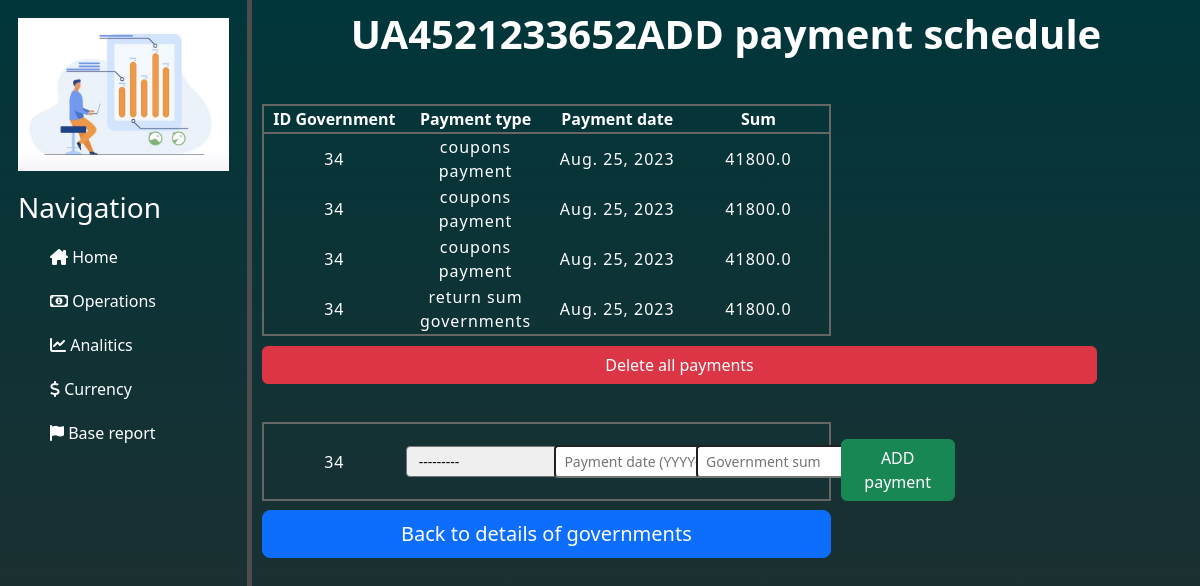
/governments/governments/add_schedule/34/, run on the app's committed database.
### governments/models.py (models this page shows)
class Governments(BaseTableForProducts):
    class Meta:
        db_table = 'governments'
    type_gv = models.CharField(null=False, max_length=3, blank=False, choices=select_type_gv)    # Тип ОВДП = YTM/SIM
    coupons = models.IntegerField()               # Кількість придбаних купонів
    coupons_nominal_cost = models.FloatField()    # Номінальна вартість купона
    coupons_current_cost = models.FloatField()    # Фактична(по якій придбав) купон
    bonds_repayment_nominal = models.FloatField() # Загальна виплата по ОВДП згідно номіналу (купони + %)
    bonds_expenses = models.FloatField()          # Витрати на обслуговування ОВДП

class PaymentSchedule(models.Model):
    class Meta:
        db_table = 'payments_schedule'
    payment_type = models.CharField(null=False, max_length=30, blank=False, choices=select_type_payment)
    payment_date = models.DateField()  # Дата виплати
    payment_sum = models.FloatField()  # Сума виплати
    government = models.ForeignKey(Governments, on_delete=models.CASCADE, related_name='payments_schedule')

### governments/views.py (the view, shortened to what this page needs)
# urls.py: path('governments/add_schedule/<int:government_id>/', views.add_schedule, name='add_schedule'),
def add_schedule(request, government_id):
    data_payment_schedule = PaymentSchedule.objects.filter(government_id=government_id)
    government = Governments.objects.get(id=government_id)
    form = AddPaymentSchedule()
    data = {
        'form': form,
        'government': government,
        'data_payment_schedule': data_payment_schedule,
    }
    return render(request, 'governments/add_schedule.html', data)

### governments/forms.py
class AddPaymentSchedule(ModelForm):
    class Meta:
        model = PaymentSchedule
        fields = ['payment_type', 'payment_date', 'payment_sum']
        widgets = {
            "payment_type": Select(choices=select_type_payment, attrs={
                'class': 'form-control-sm',
                'placeholder': 'Enter your choice'
            }),
            "payment_date": DateInput(attrs={
                    'class': 'form-control-sm',          # Стиль від bootstrap
                    'placeholder': 'Payment date (YYYY-MM-DD)'
                }),
            "payment_sum": TextInput(attrs={
                'class': 'form-control-sm',  # Стиль від bootstrap
                'placeholder': 'Government sum'
            }),
    }

### governments/templates/governments/add_schedule.html (shortened to what this page needs)
{% extends 'main/layout.html' %}
{% block content %}
    <div class="content_add_schedule">
        <div class="title">
            <h1><b> {{ government.name }}ADD payment schedule </b></h1>
        </div>
        <div>
            {% if data_payment_schedule %}
                <table class="table_add_schedule">
                    <tr>
                        <th scope="col"> ID Government </th>
                        <th scope="col"> Payment type </th>
                        <th scope="col"> Payment date</th>
                        <th> Sum </th>
                    </tr>
                    {% for element in data_payment_schedule %}
                        <tr>
                            <td>{{ government.id }} </td>
                            <td>{{ element.payment_type }}</td>
                            <td>{{ element.payment_date }}</td>
                            <td>{{ element.payment_sum }} </td>
                        </tr>
                    {% endfor %}
                </table>
                <div class="block_delete_governments_buttons">
                    <button type="button" class="btn btn-danger btn-delete-payments_schedule" onclick="showOutputArchiveGovernments()"> Delete all payments </button>
                </div>
            {% else %}
                <div class="block_empty_payment_scgedule">
                    <h5> List is empty. Please enter payment TYPE , DATE and SUM of governments </h5>
                </div>
            {% endif %}
            <form method="post" class="form_add_payment_schedule" name="add_payment_schedule">
                <table class="table_add_schedule">
                    <tr>
                        <td> {{ government.id }}</td>
                        <td> {{ form.payment_type }} </td>
                        <td> {{ form.payment_date }} </td>
                        <td> {{ form.payment_sum }} </td>
                    </tr>
                </table>
                <button type="submit" name="submit_btn" class="btn btn-success btn-save-schedule"> ADD payment </button>
            </form>
                <div class="div_buttons_add_schedule">
                    <button type="submit" name="submit_and_redirect" class="btn btn-primary btn-lg btn-schedule-back-details"
                        onclick="window.location.href ='{% url 'government_details' government_id=government.id %}'">
                        Back to details of governments
                    </button>
                </div>
        </div>
    </div>
{% endblock %}

### main/static/main/css/home.css (style rules this page uses)
body { background: linear-gradient(#00363a,#2c2c2c); color: white; }

### operations/static/operations/css/operations.css (style rules this page uses)
.title { text-align: center; padding: 10px; }

### deposits/static/deposits/css/add_deposit.css (style rules this page uses)
form { width: 100%; margin-top: 10px; }

### governments/static/governments/css/add_schedule.css (style rules this page uses)
.content_add_schedule { display: flex; flex-direction: column; }
.block_delete_governments_buttons { display: flex; flex-direction: column; column-gap: 20px; margin-top: 1%; margin-left: 10px; }
.btn-delete-payments_schedule { width: 835px; }
.btn-save-schedule { width: 12%; height: 3%; margin-top: 45px; }
.btn-schedule-back-details { margin-left: 10px; width: 60%; margin-top: 1%; }
.div_buttons_add_schedule { display: flex; flex-direction: column; }
.form_add_payment_schedule { display: flex; flex-direction: row; }
.form_add_payment_schedule input { margin-top: 3%; margin-bottom: 3%; margin-left: 7px; }
.table_add_schedule { table-layout: fixed; margin-left: 10px; margin-top: 3%; margin-right: 10px; width: 60%; border: 2px solid #666666; }
.table_add_schedule td { text-align: center; letter-spacing: 1px; height: 10%; }
.table_add_schedule th { text-align: center; border: #666666; border-bottom: 2px solid #666666; }
.table_add_schedule td:nth-child(1) { width: 25%; }
.table_add_schedule td:nth-child(2) { width: 25%; }
.table_add_schedule td:nth-child(3) { width: 25% }
.table_add_schedule td:nth-child(4) { width: 25% }

### data on the page
Governments: name "UA4521233652", id "34"
PaymentSchedule: payment_type "coupons payment", payment_date "Aug. 25, 2023", payment_sum "41800.0"
PaymentSchedule: payment_type "coupons payment", payment_date "Aug. 25, 2023", payment_sum "41800.0"
PaymentSchedule: payment_type "coupons payment", payment_date "Aug. 25, 2023", payment_sum "41800.0"
PaymentSchedule: payment_type "return sum governments", payment_date "Aug. 25, 2023", payment_sum "41800.0"
